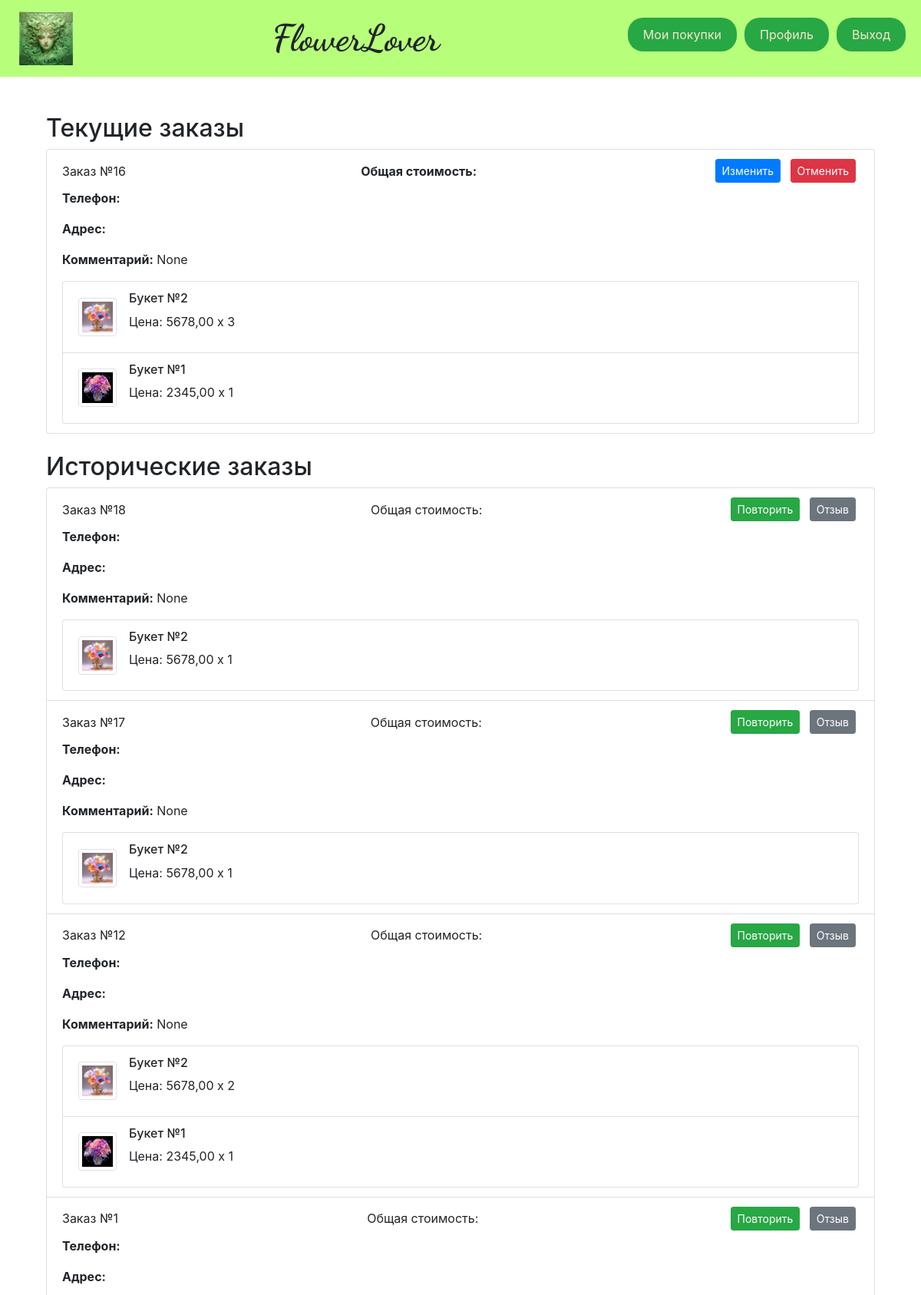
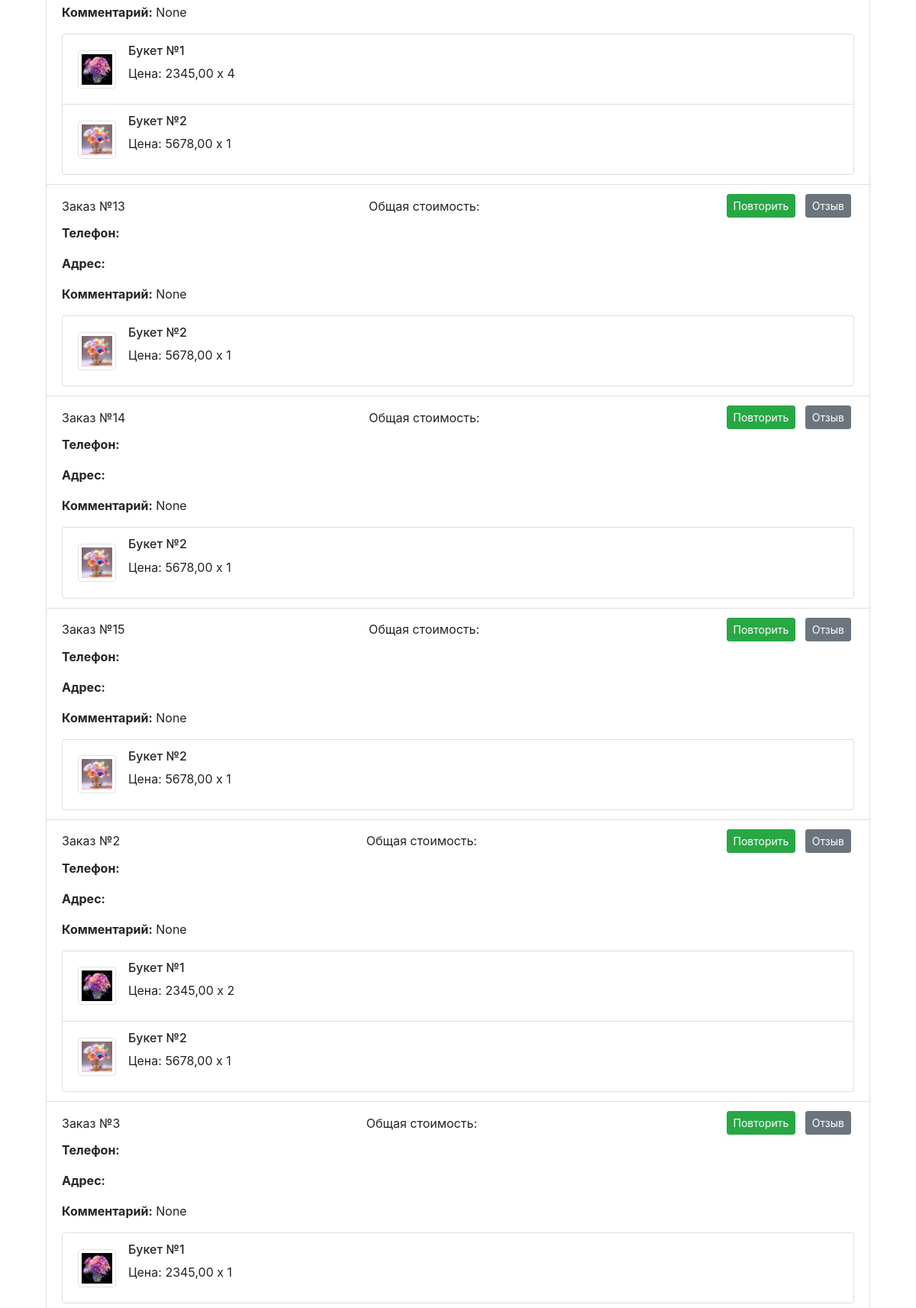
The app's page /purchase/ (signed in, upper part) with its own data (2 pictures, top to bottom).
### business_app/models.py (models this page shows, shortened)
class Order(models.Model):
    DoesNotExist = None
    objects = None
    STATUS_PENDING = 'pending'
    STATUS_CONFIRMED = 'confirmed'
    STATUS_DELIVERY = 'delivery'
    STATUS_CANCELED = 'cancelled'
    STATUS_COMPLETED = 'completed'
    STATUS_CHOICES = [
        (STATUS_PENDING, 'Pending'),
        (STATUS_CONFIRMED, 'Confirmed'),
        (STATUS_DELIVERY, 'Delivery'),
        (STATUS_CANCELED, 'Cancelled'),
        (STATUS_COMPLETED, 'Completed'),
    ]
    user = models.ForeignKey(User, on_delete=models.CASCADE, related_name='orders')
    items = models.ManyToManyField(Product, through=OrderItem, related_name='orders')
    total_amount = models.DecimalField(max_digits=8, decimal_places=2, default=0)
    phone = models.CharField(max_length=12)
    address = models.TextField(max_length=120)
    comment = models.TextField(max_length=120, blank=True, null=True)
    telegram_key = models.CharField(max_length=100, blank=True, null=True)
    status = models.CharField(max_length=20, choices=STATUS_CHOICES, default=STATUS_CONFIRMED)
    status_datetime = models.DateTimeField(auto_now_add=True)

class OrderItem(models.Model):
    objects = None
    product = models.ForeignKey(Product, on_delete=models.CASCADE)
    order = models.ForeignKey('Order', on_delete=models.CASCADE)
    quantity = models.PositiveIntegerField(default=1)

class Product(models.Model):
    DoesNotExist = None
    objects = None
    name = models.CharField(max_length=50)
    description = models.TextField(max_length=255)
    price = models.DecimalField(max_digits=8, decimal_places=2)
    image = models.ImageField(upload_to='myproject/media/', default='no_photo.jpg')
    is_active = models.BooleanField(default=True)  # Поле для статуса активности
    class Meta:
        permissions = [
            ("customer", "Покупатель"),
            ("salesman", "Продавец"),
        ]

### business_app/views.py (the view)
    @login_required(login_url='page_errors')
    @user_passes_test(is_in_group('customer'), login_url='page_errors', redirect_field_name=None)
    @order_belongs_to_user
    def _wrapped_view(request, *args, **kwargs):
        try:
            return view_func(request, *args, **kwargs)
        except Exception as e:
            logger.error(f"Ошибка в представлении {view_func.__name__}: {e}")
            return HttpResponseServerError("Произошла внутренняя ошибка сервера.")

### business_app/context_processors.py (called while the page is built)
def user_group_context(request):
    if request.user.is_authenticated:
        group_names = request.user.groups.values_list('name', flat=True)
        return {
            'is_customer': 'customer' in group_names or request.user.is_superuser,
            'is_salesman': 'salesman' in group_names or request.user.is_superuser,
        }
    return {
        'is_customer': False,
        'is_salesman': False,
    }

### business_app/views.py (called while the page is built)
def is_in_group(group_name):
    def check(user):
        try:
            result = user.groups.filter(name=group_name).exists()
            logger.debug(f"Проверка принадлежности к группе '{group_name}' для пользователя {user.username}: {result}")
            return result
        except Exception as e:
            logger.error(f"Ошибка при проверке группы пользователя: {e}")
            return False
    return check

def order_belongs_to_user(view_func):
    @wraps(view_func)
    def _wrapped_view(request, *args, **kwargs):
        order_id = kwargs.get('order_id')
        try:
            if order_id is not None:
                order = get_object_or_404(Order, id=order_id)
                logger.debug(f"Заказ с ID {order_id} найден для пользователя {request.user.username}")
                if order.user != request.user:
                    logger.warning(f"Пользователь {request.user.username} попытался получить доступ к чужому заказу с ID {order_id}")
                    return HttpResponseForbidden("Вы не можете редактировать этот заказ.")
        except Exception as e:
            logger.error(f"Ошибка при проверке заказа: {e}")
            return HttpResponseServerError("Произошла внутренняя ошибка сервера.")
        return view_func(request, *args, **kwargs)
    return _wrapped_view

def customer_required(view_func):
    @login_required(login_url='page_errors')
    @user_passes_test(is_in_group('customer'), login_url='page_errors', redirect_field_name=None)
    @order_belongs_to_user
    def _wrapped_view(request, *args, **kwargs):
        try:
            return view_func(request, *args, **kwargs)
        except Exception as e:
            logger.error(f"Ошибка в представлении {view_func.__name__}: {e}")
            return HttpResponseServerError("Произошла внутренняя ошибка сервера.")
    return _wrapped_view

### business_app/templates/business_app/purchase.html (shortened to what this page needs)
{% extends 'base.html' %}
{% load bootstrap4 %}
{% block content %}
<div class="container mt-4">
    <h2>Текущие заказы</h2>
    <div class="list-group mb-4">
        {% for order in current_orders %}
            <div class="list-group-item">
                <div class="d-flex w-100 justify-content-between align-items-center">
                    <span>Заказ №{{ order.id }}</span>
                    <span><strong>Общая стоимость: {{ order.get_total_amount }}</strong></span>
                    <div>
                        {% if order.status == STATUS_PENDING or order.status == STATUS_CONFIRMED %}
                        <form method="post" action="{% url 'edit_order' order.id %}" style="display:inline;">
                            <button type="submit" class="btn btn-primary btn-sm mx-1">Изменить</button>
                        </form>
                        <form method="post" action="{% url 'cancel_order' order.id %}" style="display:inline;">
                            <button type="submit" class="btn btn-danger btn-sm mx-1">Отменить</button>
                        </form>
                        {% elif order.status == STATUS_COMPLETED or order.status == STATUS_CANCELED %}
                            <button class="btn btn-success btn-sm mx-1">Повторить</button>
                            <button class="btn btn-secondary btn-sm mx-1">Отзыв</button>
                        {% endif %}
                    </div>
                </div>
                <div class="mt-2">
                    <p><strong>Телефон:</strong> {{ order.phone }}</p>
                    <p><strong>Адрес:</strong> {{ order.address }}</p>
                    <p><strong>Комментарий:</strong> {{ order.comment }}</p>
                </div>
                <ul class="list-group mt-2">
                    {% for item in order.orderitem_set.all %}
                        <li class="list-group-item d-flex justify-content-between align-items-center">
                            <div class="d-flex align-items-center">
                                <img src="{{ item.product.image.url }}" alt="{{ item.product.name }}" class="img-thumbnail" style="width: 50px; height: 50px;">
                                <div class="ml-3">
                                    <h6>{{ item.product.name }}</h6>
                                    <p>Цена: {{ item.product.price }} x {{ item.quantity }}</p>
                                </div>
                            </div>
                        </li>
                    {% endfor %}
                </ul>
            </div>
        {% empty %}
            <p>Нет текущих заказов.</p>
        {% endfor %}
    </div>
    <h2>Исторические заказы</h2>
    <div class="list-group">
        {% for order in historical_orders %}
            <div class="list-group-item">
                <div class="d-flex w-100 justify-content-between align-items-center">
                    <span>Заказ №{{ order.id }}</span>
                    <span>Общая стоимость: {{order.get_total_amount }}</span>
                    <div>
                        {% if order.status == STATUS_COMPLETED or order.status == STATUS_CANCELED %}
                                <button class="btn btn-success btn-sm mx-1">Повторить</button>
                            <form method="post" action="{% url 'review' order.id %}" style="display:inline;">
                                <button type="submit" class="btn btn-secondary btn-sm mx-1">Отзыв</button>
                            </form>
                        {% endif %}
                    </div>
                </div>
                <div class="mt-2">
                    <p><strong>Телефон:</strong> {{ order.phone }}</p>
                    <p><strong>Адрес:</strong> {{ order.address }}</p>
                    <p><strong>Комментарий:</strong> {{ order.comment }}</p>
                </div>
                <ul class="list-group mt-2">
                    {% for item in order.orderitem_set.all %}
                        <li class="list-group-item d-flex justify-content-between align-items-center">
                            <div class="d-flex align-items-center">
                                <img src="{{ item.product.image.url }}" alt="{{ item.product.name }}" class="img-thumbnail" style="width: 50px; height: 50px;">
                                <div class="ml-3">
                                    <h6>{{ item.product.name }}</h6>
                                    <p>Цена: {{ item.product.price }} x {{ item.quantity }}</p>
                                </div>
                            </div>
                        </li>
                    {% endfor %}
                </ul>
            </div>
        {% empty %}
            <p>Нет исторических заказов.</p>
        {% endfor %}
    </div>
</div>
{% endblock %}

### business_app/static/business_app/css/style.css (style rules this page uses)
html, body { height: 100%; margin: 0; display: flex; flex-direction: column; }
.container { display: flex; flex-direction: column !important; }
.ml-3 { margin-left: 1rem; }

### records on screen
Order: id "16", status "Изменить", comment "None"
OrderItem: product.image (picture), product.name "Букет №2", product.price "5678,00", quantity "3"
OrderItem: product.image (picture), product.name "Букет №1", product.price "2345,00", quantity "1"
Order: id "18", status "Повторить", comment "None"
OrderItem: product.image (picture), product.name "Букет №2", product.price "5678,00", quantity "1"
Order: id "17", status "Повторить", comment "None"
OrderItem: product.image (picture), product.name "Букет №2", product.price "5678,00", quantity "1"
Order: id "12", status "Повторить", comment "None"
OrderItem: product.image (picture), product.name "Букет №2", product.price "5678,00", quantity "2"
OrderItem: product.image (picture), product.name "Букет №1", product.price "2345,00", quantity "1"
Order: id "1", status "Повторить", comment "None"
OrderItem: product.image (picture), product.name "Букет №1", product.price "2345,00", quantity "4"
OrderItem: product.image (picture), product.name "Букет №2", product.price "5678,00", quantity "1"
Order: id "13", status "Повторить", comment "None"
OrderItem: product.image (picture), product.name "Букет №2", product.price "5678,00", quantity "1"
Order: id "14", status "Повторить", comment "None"
OrderItem: product.image (picture), product.name "Букет №2", product.price "5678,00", quantity "1"
Order: id "15", status "Повторить", comment "None"
OrderItem: product.image (picture), product.name "Букет №2", product.price "5678,00", quantity "1"
Order: id "2", status "Повторить", comment "None"
OrderItem: product.image (picture), product.name "Букет №1", product.price "2345,00", quantity "2"
OrderItem: product.image (picture), product.name "Букет №2", product.price "5678,00", quantity "1"
Order: id "3", status "Повторить", comment "None"
OrderItem: product.image (picture), product.name "Букет №1", product.price "2345,00", quantity "1"
